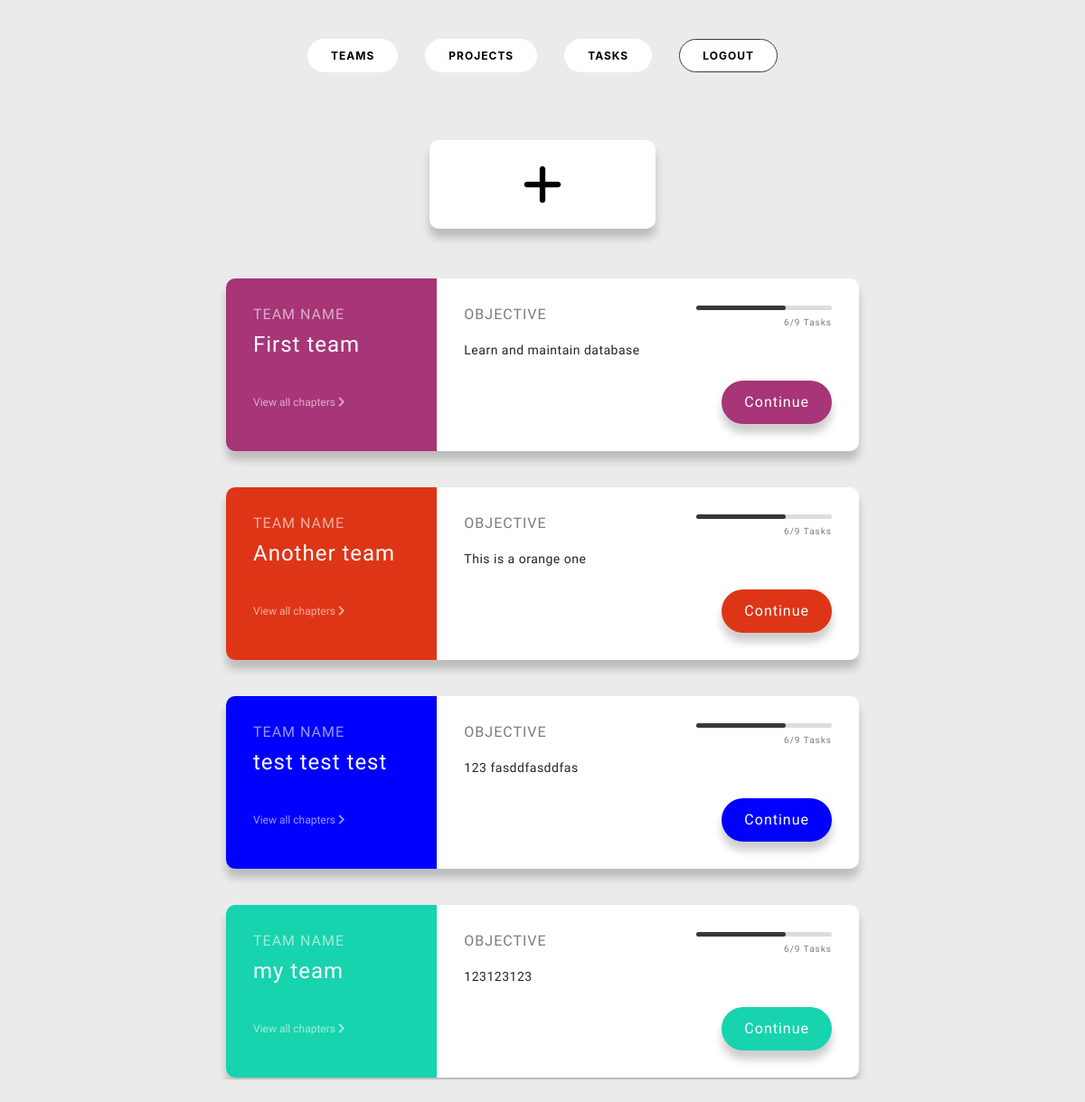
Before: /teams (signed in) with the older database file.
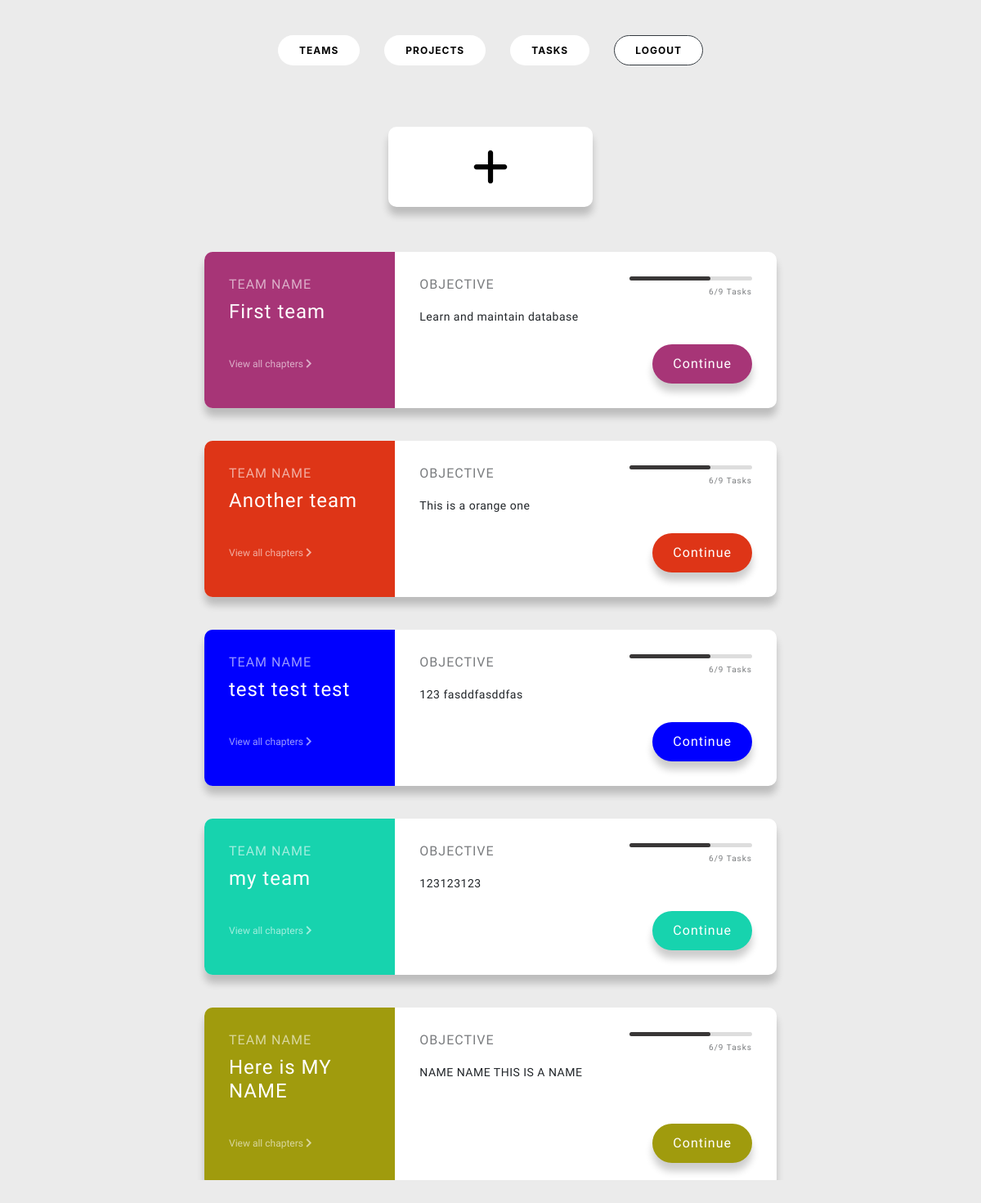
After: the same page with the newer database file.
### network/models.py (models this page shows, shortened)
class Team(models.Model):
    name = models.CharField(max_length=255)
    objective = models.TextField()
    color = models.CharField(max_length=7)
    members = models.ManyToManyField(User, related_name='teams', default=None, null=True,)

### network/views.py (the view)
# urls.py: path("teams", views.teams, name="teams"),
def teams(request):
    current_user = request.user
    teams = current_user.teams.all()
    context = {
        'teams': teams
    }
    return render(request, "network/teams.html", context)

### network/templates/network/teams.html (shortened to what this page needs)
{% extends "network/layout.html" %}
{% block body %}
<div class="teams_wrapper">
    <div class="team_container w-25 m-auto">
        <a href="{% url 'create_team'%}">
            <div class="team white_bg p-4">
            </div>
        </a>
    </div>
    {% for team in teams %}
    <div class="team_container">
        <div class="team row">
            <div class="team-preview col-4" style="background-color: {{ team.color }}">
                <h6>Team Name</h6>
                <h2>{{ team.name }}</h2>
                <a href="#">View all chapters <i class="fas fa-chevron-right"></i></a>
            </div>
            <div class="team-info col-8">
                <div class="progress-container">
                    <div class="progress"></div>
                    <span class="progress-text">
                        6/9 Tasks
                    </span>
                </div>
                <h6>Objective</h6>
                <p>{{ team.objective }}</p>
                <button class="btn btn_team" style="background-color: {{ team.color }}">Continue</button>
            </div>
        </div>
    </div>
    {% endfor %}
</div>
{% endblock %}

Changed rows visible on the page:
added Team: name "Here is MY NAME", objective "NAME NAME THIS IS A NAME"
